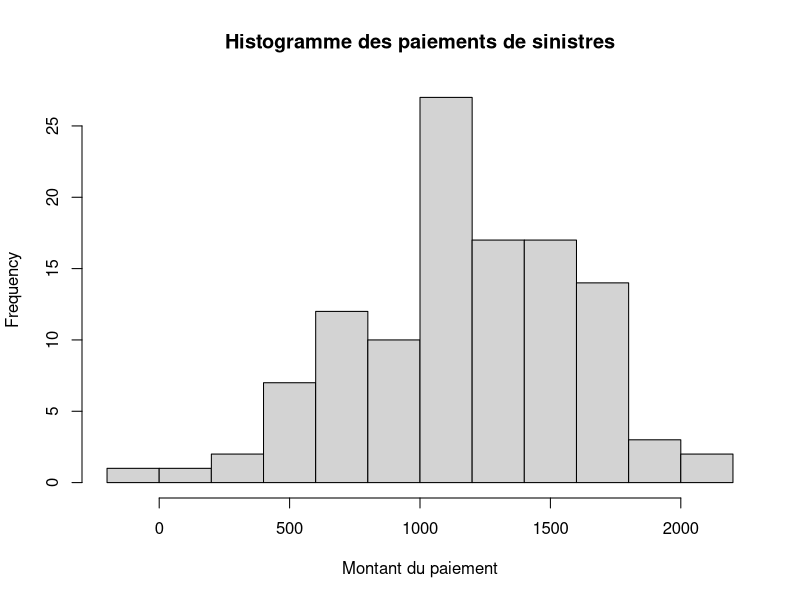

Here is the R script that generated this plot:
# TP Noté - Elliot Pozucek

# L'objectif est de simuler des paiements de sinistres pour une compagnie d'assurance pour ajuster les tarifs.
# On suppose que les montants des sinistres suivent une loi normale de moyenne 1250 et d'écart-type 400.
# On suppose que la probabilité d'avoir un sinistre est de 8%.

n = 1500 # On suppose que l'entreprise a 1500 clients.

p = 0.08 # On suppose que la probabilité d'avoir un sinistre est de 8%.

X = rnorm(n, 1250, 400) # Vecteur des montants des sinistres (loi normale).

# Le montant total des sinistres (théorique) = 1500*1250*0.08 = 150 000.


# Soit Y la variable aléatoire qui vaut 1 si le client a un sinistre et 0 sinon.
Y = sample(c(1,0), n, replace = TRUE, prob = c(p, 1-p)) # Vecteur des remboursements (1 si le client a un sinistre, 0 sinon).


# Le nombre de sinistres est donné par la somme des valeurs de Y.
sum(Y) # Théoriquement : 0.08 * 1500 = 120.


# Le montant total des paiements est donné par la somme des montants des sinistres multipliés par les remboursements.
payments = X*abs(Y) # Vecteur des paiements.

sum(payments) # Somme des paiements empirique.

mean(payments) # Moyenne empirique des paiements.

max(payments) # Montant maximal (empirique) des paiements.

median(payments) # Médiane des paiements (ici toujours égale à 0).

sd(payments) # Ecart-type empirique des paiements.


# Histogramme du vecteur payments, qui exclue Y = 0 (i.e.lorsque qu'il n'y pas de remboursement).
hist(payments[payments != 0], xlab = "Montant du paiement", main = "Histogramme des paiements de sinistres")


# Calcule du profit selon la formule tarifaire (90, 100, 110).
# Modifier la valeur de la variable 'tarif' pour obtenir le profit pour un tarif donné.
tarif = 90
profit = n * tarif - sum(payments) # Calcul du profit de l'entreprise d'assurance.
profit


# Calcul du profit théorique.
profit_théorique = n * tarif - n * 1250 * p
profit_théorique


# On se rend compte que le profit théorique est négatif pour un tarif de 90.
# Pour un tarif de 100, le profit théorique est nul.
# On peut donc dire que l'entreprise commence à être rentable à partir de tarif = 100.